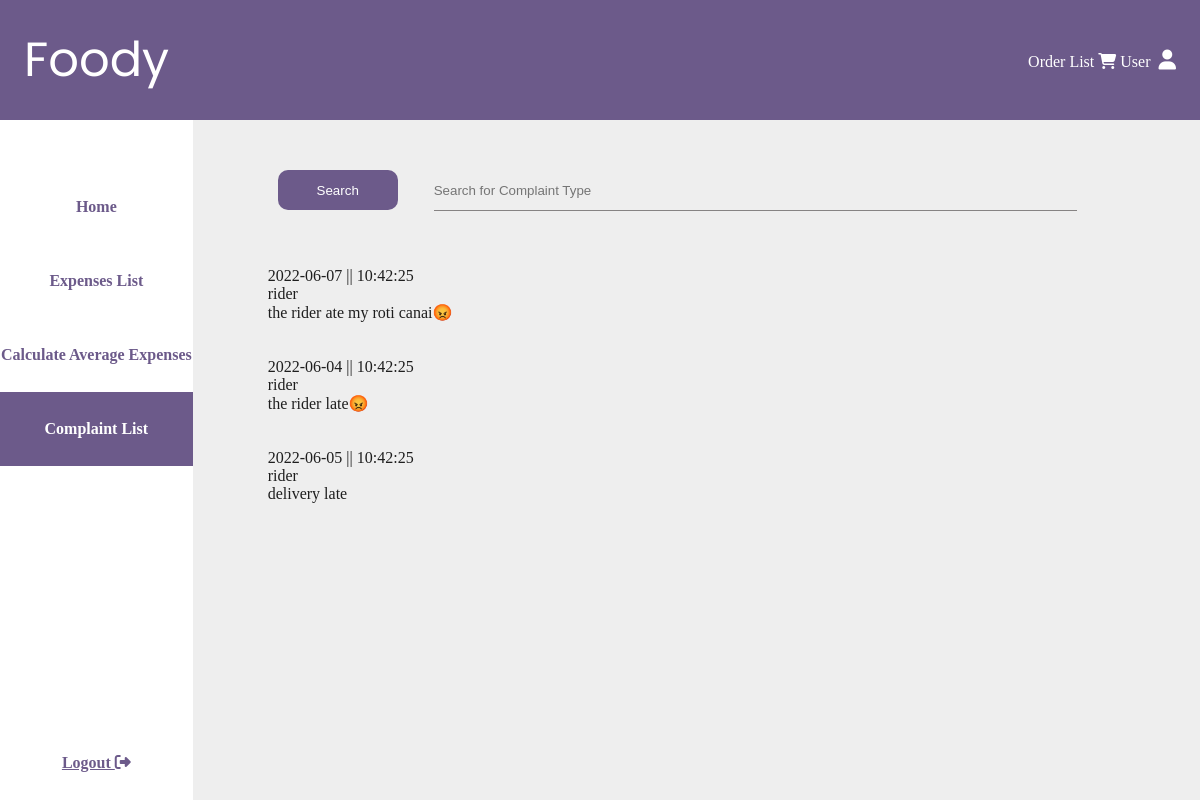
The app's page /complaint/foody-complaint/user/complaintlistmain.php (signed in) with its own data.
### tables this page shows
CREATE TABLE `complaintlist` (
  `complaint_id` int(10) NOT NULL,
  `order_id` int(10) NOT NULL,
  `complaint_name` varchar(50) NOT NULL,
  `complaint_date` date NOT NULL,
  `complaint_time` time NOT NULL,
  `complaint_type` varchar(50) NOT NULL,
  `complaint_comment` varchar(200) NOT NULL,
  `complaint_status` varchar(20) NOT NULL
);

### complaint/foody-complaint/user/complaintlistmain.php (the view, shortened to what this page needs)
<?php
include("../connecttest.php");
$user_ID=$_SESSION['user_ID'];
$query = "SELECT * FROM complaintlist WHERE order_ID in (SELECT order_ID FROM `order` WHERE user_ID = '$user_ID')";
$result = mysqli_query($conn, $query);
?>
<!DOCTYPE html>
<html lang='en-US'>
<head>
    <link rel='stylesheet' href='../../css/complaintlistmain.css'>
    <link rel='stylesheet' href='../../css/main.css' type='text/css' />
</head>
<body>
    <div id="title-bar">
        <a id="foody-link" class="icon-link" href="#index.html">Foody</a>
        <div>
            <a class="icon-link" href="../../../user/View/restaurant/order-list.php">
                Order List
                <i class="fa-solid fa-cart-shopping"></i>
            </a>
            <a class="icon-link" href="../../../user/View/user.php">
                User
                <i class="fa-solid fa-user"></i>
            </a>
        </div>
    </div>
    <div id="content-wrapper">
        <nav id="nav-bar">
            <ul>
                <li><a class="nav-link" href="../../../user/View/index.php">Home</a></li>
                <li><a class="nav-link" href="../../../user/View/expenses-list/index.php">Expenses List</a></li>
                <li><a class="nav-link" href="../../../user/View/calculate-average-expenses/index.php">Calculate Average
                        Expenses</a></li>
                <li><a class="nav-link active" href="complaintlistmain.php">Complaint List</a></li>
            </ul>
            <a href="../../../logout.php" class="nav-link" style="text-decoration: underline;">
            Logout
             <i class="fa fa-sign-out" aria-hidden="true" style></i>
            </a>
        </nav>
        <div id='main-content'>
            <form class='form' action='searchtype.php' method="post">
                <button class='btn' type='submit' name='search' style='margin-right: 2rem;'>Search</button>
                <input id='search-bar' name='search' type='search' placeholder='Search for Complaint Type'>
            </form>
            <div class='row'>
                <div class='column'>
                    <?php if (mysqli_num_rows($result) > 0) {
                        while ($row = mysqli_fetch_assoc($result)) {
                            $complaint_date = $row["complaint_date"];
                            $complaint_time = $row["complaint_time"];
                            $complaint_type = $row["complaint_type"];
                            $complaint_comment = $row["complaint_comment"];
                    ?>
                    <?php echo "$complaint_date || $complaint_time"; ?><br>
                    <?php echo $complaint_type; ?><br>
                    <?php echo $complaint_comment; ?><br>
                    <br><br>
                    <?php
                        }
                    } else {
                        echo "";
                    }
                    ?>
                </div>
            </div>
        </div>
</body>
<html>

### complaint/css/complaintlistmain.css (style rules this page uses)
.row { margin-top: 3vw; }

### complaint/css/main.css (style rules this page uses)
:root { --primary-bg: #6C5A8A; --light-grey-bg: #EEE; --primary-txt: #1E1E1E; --seperator: #A9A9A9; --button-hover: #493b5e; }
* { margin: 0; padding: 0; box-sizing: border-box; }
body { min-height: 100vh; width: 100vw; color: var(--primary-txt); }
#title-bar { display: flex; align-items: center; justify-content: space-between; color: white; background-color: var(--primary-bg); height: 120px; width: 100%; padding: 32px 24px; }
#foody-link { font: 3rem 'Poppins', sans-serif; }
.icon-link { color: white; text-decoration: none; }
.icon-link { color: white }
.fa-user { font-size: 20px; margin-left: 4px; }
#content-wrapper { display: flex; flex-direction: row; background-color: var(--primary-bg); height: calc(100vh - 120px); }
#nav-bar { display: flex; flex-direction: column; justify-content: space-between; background-color: white; height: 100%; width: 236px; padding-top: 50px; }
.nav-link { display: inline-block; width: 100%; padding-top: 28px; padding-bottom: 28px; color: var(--primary-bg); font: bold 1rem 'PT-serif', serif; text-decoration: none; text-align: center; }
.active, .nav-link:hover { color: white; background-color: var(--primary-bg); transition: all ease-in 200ms; }
#main-content { background-color: var(--light-grey-bg); width: 100%; padding: 50px 75px; overflow-y: scroll; }
.btn { background-color: var(--primary-bg); text-align: center; color: white; width: 120px; height: 40px; border-radius: 10px; border: none; margin-left: 10px; }
#search-bar { outline: 0; border-width: 0 0 1px; border-color: rgb(134, 131, 131); background: var(--light-grey-bg); width: 75%; height: 40px; margin-bottom: 20px; }

### records on screen
complaintlist: complaint_date "2022-06-07", complaint_time "10:42:25", complaint_type "rider", complaint_comment "the rider ate my roti canai😡"
complaintlist: complaint_date "2022-06-04", complaint_time "10:42:25", complaint_type "rider", complaint_comment "the rider late😡"
complaintlist: complaint_date "2022-06-05", complaint_time "10:42:25", complaint_type "rider", complaint_comment "delivery late"
